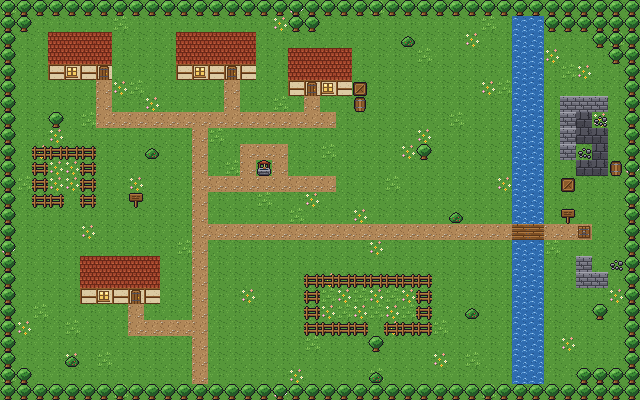

Below is a game level as drawn by its tile map, then a one-line description and the .tmx file that defines it, in full:
An orthogonal 40x25 tile map with 16x16 px tiles, 2 tile layers (ground, decor) and 20 objects (6x spawn, 5x actor, 5x portal, 2x item, 2x trigger).

<map version="1.10" tiledversion="1.10.2" orientation="orthogonal" renderorder="right-down" width="40" height="25" tilewidth="16" tileheight="16" infinite="0" nextlayerid="4" nextobjectid="21">
 <properties>
  <property name="name" value="Mossbrook" />
  <property name="lit" type="bool" value="true" />
 </properties>
 <tileset firstgid="1" source="tiles.tsx" />
 <layer id="1" name="ground" width="40" height="25">
  <data encoding="csv">
2,1,1,1,1,1,1,1,1,1,1,1,1,1,1,1,1,1,3,1,1,1,1,2,1,1,1,1,1,1,1,1,1,1,1,1,1,1,1,1,
1,1,1,1,1,1,1,2,1,1,1,1,1,1,1,1,1,3,1,1,1,1,1,1,1,1,1,1,1,1,2,1,6,6,1,1,1,1,1,1,
1,1,1,1,1,1,3,1,1,1,1,1,1,1,1,2,1,1,1,1,1,1,1,1,1,1,1,1,1,3,1,1,6,6,1,1,1,1,2,1,
1,1,1,2,1,1,1,1,1,1,1,3,1,1,1,1,1,1,1,1,1,1,1,1,1,1,2,1,1,1,1,1,6,6,3,1,1,1,1,1,
1,1,1,1,1,1,1,1,1,1,1,1,2,3,1,1,1,1,1,1,1,1,1,1,1,1,1,1,1,1,1,1,6,6,1,2,3,1,1,1,
1,1,1,1,1,1,4,3,2,1,1,1,1,1,4,1,1,1,1,1,1,1,1,1,1,1,1,1,1,1,3,2,6,6,1,1,1,1,1,1,
1,1,1,1,1,1,4,1,1,3,1,1,1,1,4,1,1,2,1,4,1,1,1,1,1,1,1,1,1,1,1,1,6,6,1,1,1,1,1,1,
1,1,1,1,1,2,4,4,4,4,4,4,4,4,4,4,4,4,4,4,4,1,1,1,1,1,1,1,2,1,1,1,6,6,1,1,17,3,1,1,
1,1,1,3,1,1,1,1,1,1,1,1,4,2,1,1,1,1,1,1,1,1,1,1,1,1,3,1,1,1,1,1,6,6,1,1,17,17,1,1,
1,1,3,1,1,1,1,1,1,1,1,1,4,1,1,4,4,4,1,1,2,1,1,1,1,3,1,1,1,1,1,1,6,6,1,1,1,17,1,1,
1,1,1,3,3,1,1,1,1,1,1,1,4,1,2,4,3,4,1,1,1,1,1,1,1,1,1,1,1,1,1,1,6,6,1,1,17,17,1,3,
1,2,1,3,3,1,1,1,3,1,1,1,4,4,4,4,4,4,4,4,4,1,1,1,2,1,1,1,1,1,1,3,6,6,1,1,1,1,1,1,
1,1,1,1,1,1,1,1,1,1,1,1,4,1,1,1,2,1,1,3,1,1,1,1,1,1,1,1,1,1,1,1,6,6,1,1,1,1,1,2,
1,1,1,1,1,1,1,1,1,1,1,1,4,1,1,1,1,1,2,1,1,1,3,1,1,1,1,1,1,1,1,1,6,6,1,1,1,1,1,1,
1,1,1,1,1,3,1,1,1,1,1,1,4,4,4,4,4,4,4,4,4,4,4,4,4,4,4,4,4,4,4,4,5,5,4,4,16,1,1,1,
3,1,1,1,1,1,1,1,1,1,1,2,4,1,1,1,1,1,1,1,1,1,1,3,1,1,1,1,1,1,1,1,6,6,2,1,1,1,1,1,
1,1,1,1,1,1,1,1,1,1,1,1,4,1,1,1,1,1,1,1,1,1,1,1,1,1,1,1,1,1,1,1,6,6,1,1,1,1,1,1,
1,1,1,1,1,1,1,1,1,2,1,1,4,1,1,1,1,1,1,1,3,1,1,1,1,1,1,1,1,1,1,1,6,6,1,1,1,1,1,1,
1,1,1,1,1,1,1,1,1,1,1,1,4,1,1,3,1,1,1,1,2,3,2,3,2,3,1,1,1,1,1,1,6,6,1,1,1,1,3,1,
1,1,2,1,1,1,1,1,4,1,1,1,4,1,1,1,1,1,1,1,3,2,3,2,3,2,1,1,1,1,1,1,6,6,1,1,1,1,1,1,
1,3,1,1,2,1,1,1,4,4,4,4,4,1,1,1,1,1,1,1,1,1,1,1,3,1,1,2,1,1,1,1,6,6,1,1,1,1,1,1,
1,1,1,1,1,1,1,1,1,1,1,1,4,1,1,1,1,1,1,2,1,1,1,1,1,1,1,1,1,1,1,1,6,6,1,3,1,1,1,1,
1,1,1,1,3,1,2,1,1,1,1,1,4,1,1,1,1,1,1,1,1,1,1,1,1,1,1,3,1,2,1,1,6,6,1,1,1,1,1,1,
2,1,1,1,1,1,1,1,1,1,1,1,4,1,1,1,1,1,3,1,1,1,1,2,1,1,1,1,1,1,1,1,6,6,1,1,1,1,1,1,
1,1,1,1,1,1,1,2,1,1,1,1,1,1,1,1,1,3,1,1,1,1,1,1,1,1,1,1,1,1,2,1,1,1,1,1,1,1,1,1
</data>
 </layer>
 <layer id="2" name="decor" width="40" height="25">
  <data encoding="csv">
7,7,7,7,7,7,7,7,7,7,7,7,7,7,7,7,7,7,7,7,7,7,7,7,7,7,7,7,7,7,7,7,7,7,7,7,7,7,7,7,
7,7,0,0,0,0,0,0,0,0,0,0,0,0,0,0,0,0,7,7,0,0,0,0,0,0,0,0,0,0,0,0,0,0,7,7,7,7,7,7,
7,0,0,11,11,11,11,0,0,0,0,11,11,11,11,11,0,0,0,0,0,0,0,0,0,8,0,0,0,0,0,0,0,0,0,0,0,7,7,7,
7,0,0,11,11,11,11,0,0,0,0,11,11,11,11,11,0,0,11,11,11,11,0,0,0,0,0,0,0,0,0,0,0,0,0,0,0,0,7,7,
7,0,0,10,13,10,12,0,0,0,0,10,13,10,12,10,0,0,11,11,11,11,0,0,0,0,0,0,0,0,0,0,0,0,0,0,0,0,0,7,
7,0,0,0,0,0,0,0,0,0,0,0,0,0,0,0,0,0,10,12,13,10,23,0,0,0,0,0,0,0,0,0,0,0,0,0,0,0,0,7,
7,0,0,0,0,0,0,0,0,0,0,0,0,0,0,0,0,0,0,0,0,0,24,0,0,0,0,0,0,0,0,0,0,0,0,18,18,18,0,7,
7,0,0,7,0,0,0,0,0,0,0,0,0,0,0,0,0,0,0,0,0,0,0,0,0,0,0,0,0,0,0,0,0,0,0,18,0,21,0,7,
7,0,0,0,0,0,0,0,0,0,0,0,0,0,0,0,0,0,0,0,0,0,0,0,0,0,0,0,0,0,0,0,0,0,0,18,0,0,0,7,
7,0,9,9,9,9,0,0,0,8,0,0,0,0,0,0,0,0,0,0,0,0,0,0,0,0,7,0,0,0,0,0,0,0,0,18,21,0,0,7,
7,0,9,0,0,9,0,0,0,0,0,0,0,0,0,0,14,0,0,0,0,0,0,0,0,0,0,0,0,0,0,0,0,0,0,0,0,0,24,7,
7,0,9,0,0,9,0,0,0,0,0,0,0,0,0,0,0,0,0,0,0,0,0,0,0,0,0,0,0,0,0,0,0,0,0,23,0,0,0,7,
7,0,9,9,0,9,0,0,15,0,0,0,0,0,0,0,0,0,0,0,0,0,0,0,0,0,0,0,0,0,0,0,0,0,0,0,0,0,0,7,
7,0,0,0,0,0,0,0,0,0,0,0,0,0,0,0,0,0,0,0,0,0,0,0,0,0,0,0,8,0,0,0,0,0,0,15,0,0,0,7,
7,0,0,0,0,0,0,0,0,0,0,0,0,0,0,0,0,0,0,0,0,0,0,0,0,0,0,0,0,0,0,0,0,0,0,0,0,0,0,7,
7,0,0,0,0,0,0,0,0,0,0,0,0,0,0,0,0,0,0,0,0,0,0,0,0,0,0,0,0,0,0,0,0,0,0,0,0,0,0,7,
7,0,0,0,0,11,11,11,11,11,0,0,0,0,0,0,0,0,0,0,0,0,0,0,0,0,0,0,0,0,0,0,0,0,0,0,18,0,21,7,
7,0,0,0,0,11,11,11,11,11,0,0,0,0,0,0,0,0,0,9,9,9,9,9,9,9,9,0,0,0,0,0,0,0,0,0,18,18,0,7,
7,0,0,0,0,10,13,10,12,10,0,0,0,0,0,0,0,0,0,9,0,0,0,0,0,0,9,0,0,0,0,0,0,0,0,0,0,0,0,7,
7,0,0,0,0,0,0,0,0,0,0,0,0,0,0,0,0,0,0,9,0,0,0,0,0,0,9,0,0,8,0,0,0,0,0,0,0,7,0,7,
7,0,0,0,0,0,0,0,0,0,0,0,0,0,0,0,0,0,0,9,9,9,9,0,9,9,9,0,0,0,0,0,0,0,0,0,0,0,0,7,
7,0,0,0,0,0,0,0,0,0,0,0,0,0,0,0,0,0,0,0,0,0,0,7,0,0,0,0,0,0,0,0,0,0,0,0,0,0,0,7,
7,0,0,0,8,0,0,0,0,0,0,0,0,0,0,0,0,0,0,0,0,0,0,0,0,0,0,0,0,0,0,0,0,0,0,0,0,0,0,7,
7,7,0,0,0,0,0,0,0,0,0,0,0,0,0,0,0,0,0,0,0,0,0,8,0,0,0,0,0,0,0,0,0,0,0,0,7,7,7,7,
7,7,7,7,7,7,7,7,7,7,7,7,7,7,7,7,7,7,7,7,7,7,7,7,7,7,7,7,7,7,7,7,7,7,7,7,7,7,7,7
</data>
 </layer>
 <objectgroup id="3" name="objects">
  <object id="1" name="start" type="spawn" x="192" y="352" width="16" height="16" />
  <object id="2" name="hatch" type="spawn" x="576" y="240" width="16" height="16" />
  <object id="3" name="elder" type="actor" x="112" y="96" width="16" height="16" />
  <object id="4" name="herbalist" type="actor" x="240" y="80" width="16" height="16" />
  <object id="5" name="smith" type="actor" x="320" y="96" width="16" height="16" />
  <object id="6" name="farmer" type="actor" x="160" y="304" width="16" height="16" />
  <object id="7" name="child" type="actor" x="272" y="176" width="16" height="16" />
  <object id="8" name="cellar" type="portal" x="576" y="224" width="16" height="16">
   <properties>
    <property name="area" value="cellar1" />
    <property name="spawn" value="start" />
   </properties>
  </object>
  <object id="9" name="elder_house" type="portal" x="96" y="64" width="16" height="16">
   <properties>
    <property name="area" value="house_elder" />
    <property name="spawn" value="start" />
   </properties>
  </object>
  <object id="10" name="elder_door" type="spawn" x="96" y="80" width="16" height="16" />
  <object id="11" name="herbalist_house" type="portal" x="224" y="64" width="16" height="16">
   <properties>
    <property name="area" value="house_herbalist" />
    <property name="spawn" value="start" />
   </properties>
  </object>
  <object id="12" name="herbalist_door" type="spawn" x="224" y="80" width="16" height="16" />
  <object id="13" name="smithy" type="portal" x="304" y="80" width="16" height="16">
   <properties>
    <property name="area" value="house_smith" />
    <property name="spawn" value="start" />
   </properties>
  </object>
  <object id="14" name="smith_door" type="spawn" x="304" y="96" width="16" height="16" />
  <object id="15" name="farmhouse" type="portal" x="128" y="288" width="16" height="16">
   <properties>
    <property name="area" value="house_farmer" />
    <property name="spawn" value="start" />
   </properties>
  </object>
  <object id="16" name="farmer_door" type="spawn" x="128" y="304" width="16" height="16" />
  <object id="17" name="" type="item" x="48" y="160" width="16" height="16">
   <properties>
    <property name="item" value="bread" />
   </properties>
  </object>
  <object id="18" name="" type="item" x="432" y="144" width="16" height="16">
   <properties>
    <property name="count" type="int" value="5" />
    <property name="item" value="coins" />
   </properties>
  </object>
  <object id="19" name="village_sign" type="trigger" x="128" y="208" width="16" height="16">
   <properties>
    <property name="do" value="[{&quot;message&quot;: &quot;The sign reads: MOSSBROOK. Mind the geese.&quot;}]" />
    <property name="repeat" type="bool" value="true" />
   </properties>
  </object>
  <object id="20" name="ruin_sign" type="trigger" x="560" y="224" width="16" height="16">
   <properties>
    <property name="do" value="[{&quot;message&quot;: &quot;A weathered sign: KEEP OUT. OLD CELLAR. The trapdoor beside it stands ajar.&quot;}]" />
   </properties>
  </object>
 </objectgroup>
</map>
